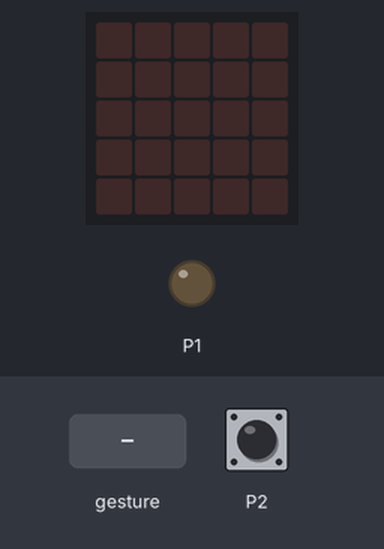
Bench run of a program on a simulated BBC micro:bit running MicroPython. Parts: the board's 5×5 LED display, output pins drawn as LEDs (lit = HIGH). The inputs (shaded band) are chosen by the test bench; at power-on: P2 LOW. A tilt is held for 1.5 s and a shake lasts 1 s, then the board lies face up again.

Above: at 5.0 s.
5.1 s: P2 pulled HIGH for 0.15 s
At 5.9 s:
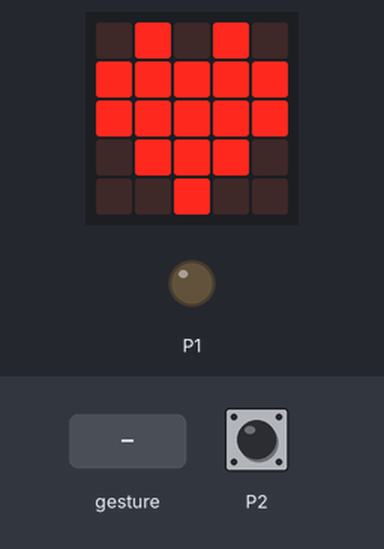
6.7 s: gesture 'left'
At 7.2 s:
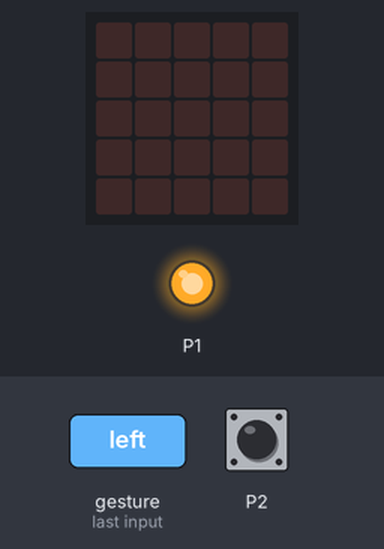
9.7 s: P2 pulled HIGH for 1 s
At 10.3 s:
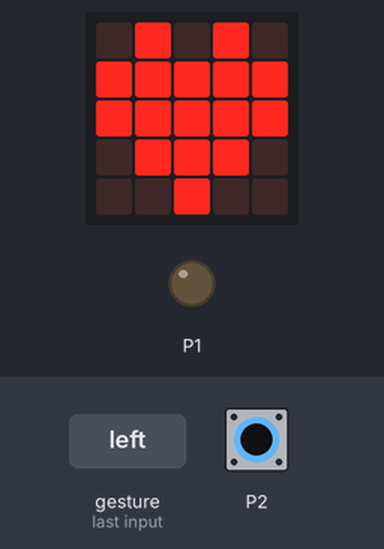
Timing chart, 0 to 12.7 s (numbered marks = the images above; inputs shaded):
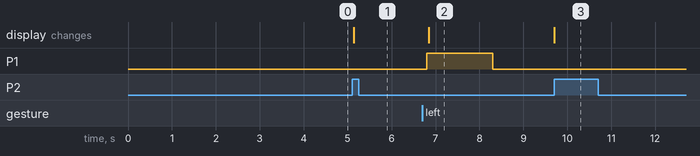

Measured:
- after the input at 5.1 s, the display: changes at once (image 1)
- after the input at 6.7 s, P1: LOW → HIGH after 0.10 s, → LOW 1.5 s later; the display: changes after 0.14 s (image 2)
- after the input at 9.7 s, the display: changes at once (image 3)

The program:

Wired_Communication_Task4_SimpleHeartTransfer_RightMicrobit.py
```python
# Task 4: Right Microbit
from microbit import *

# Display nothing until a HEART is received from the Left Microbit
signal = 0
while signal != 1:
    signal = pin2.read_digital()

while True:
    # If tilted left, clear display and set pin1 to high
    # Otherwise set pin1 to 0
    if accelerometer.current_gesture() == "left":
        pin1.write_digital(1)
        display.clear()
    else:
        pin1.write_digital(0)

    # If pin2 is high, display a heart
    signal = pin2.read_digital()
    if signal == 1:
        display.show(Image.HEART)
```
